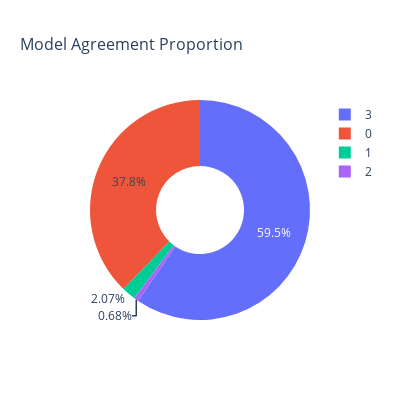

The code cell stored with this chart in its notebook:
### Markdown cell above
### Model Agreement Proportion

### Code cell
import plotly.express as px

agreement_counts = interactive_df["agreement"].value_counts().sort_index()

fig = px.pie(
    names=agreement_counts.index,
    values=agreement_counts.values,
    title="Model Agreement Proportion",
    hole=0.4
)

# Make the figure smaller
fig.update_layout(
    width=400,
    height=400,
    title_font_size=16
)
fig.write_html(BASE_DIR / "reports/model_agreement_pie_chart.html")
display(fig)

### Figure 1 — Plotly figure (JSON) as saved in the notebook; plotly's stock layout.template omitted (floating-point values rounded to 4 significant figures)
{"data": [{"domain": {"x": [0, 1], "y": [0, 1]}, "hole": 0.4, "hovertemplate": "label=%{label}<br>value=%{value}<extra></extra>", "labels": [0, 1, 2, 3], "legendgroup": "", "name": "", "showlegend": true, "type": "pie", "values": [5328, 292, 96, 8396]}], "layout": {"height": 400, "legend": {"tracegroupgap": 0}, "title": {"font": {"size": 16}, "text": "Model Agreement Proportion"}, "width": 400}}
